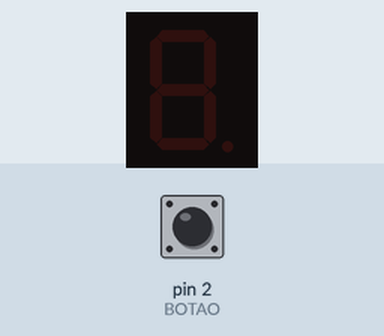
This sketch was run on a simulated Arduino Uno, built with avr-gcc and run on an emulated ATmega328P. Parts: 1-digit seven-segment display. Wiring (inferred from the names in the program): 1-digit 7-segment display, segments lit when HIGH: segments pin 3, pin 4, pin 5, pin 6, pin 7, pin 8, pin 9. Inputs (shaded band) come from the test bench; at power-on: pin 2 (BOTAO) LOW. The segment pins are drawn as the display they are named for.

Above: at 1.2 s.
1.3 s: pin 2 (BOTAO) pulled HIGH for 0.15 s
At 2.3 s:
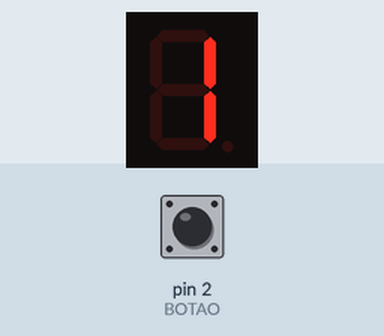
2.9 s: pin 2 (BOTAO) pulled HIGH for 1 s
At 4.8 s:
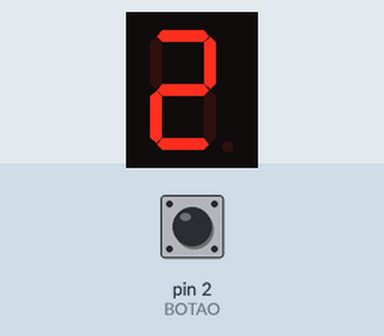
5.4 s: pin 2 (BOTAO) pulled HIGH for 0.15 s
At 6.7 s:
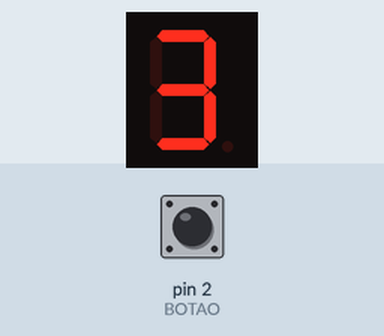
7.0 s: pin 2 (BOTAO) pulled HIGH for 3.2 s
At 10.8 s:
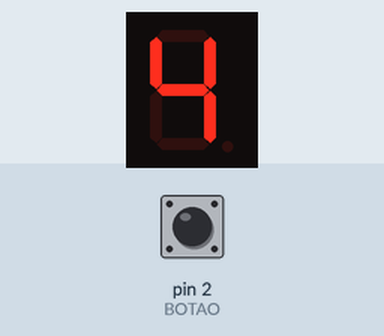
11.7 s: pin 2 (BOTAO) pulled HIGH for 0.15 s
At 12.7 s:
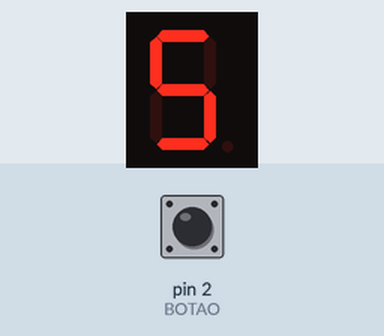
13.3 s: pin 2 (BOTAO) pulled HIGH for 1 s
At 15.1 s:
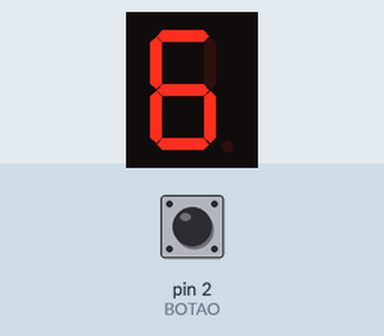
Timing chart, 0 to 16.6 s (numbered marks = the images above; inputs shaded):
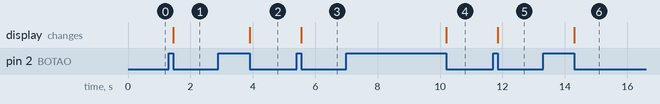

The sketch:

7_seg.ino
```cpp
#define BOTAO 2
#define A_seg 3
#define B_seg 4
#define C_seg 5
#define D_seg 6
#define E_seg 7
#define F_seg 8
#define G_seg 9

int i, k;

int displaySeteSeg[10][8] = {
 //A B C D E F G
 { 1,1,1,1,1,1,0 },  //DIGITO 0
 { 0,1,1,0,0,0,0 },  //DIGITO 1
 { 1,1,0,1,1,0,1 },  //DIGITO 2
 { 1,1,1,1,0,0,1 },  //DIGITO 3
 { 0,1,1,0,0,1,1 },  //DIGITO 4
 { 1,0,1,1,0,1,1 },  //DIGITO 5
 { 1,0,1,1,1,1,1 },  //DIGITO 6
 { 1,1,1,0,0,0,0 },  //DIGITO 7
 { 1,1,1,1,1,1,1 },  //DIGITO 8
 { 1,1,1,1,0,1,1 }   //DIGITO 9

};

void setup(){

  //Definindo pinos como saída
  pinMode(A_seg, OUTPUT);
  pinMode(B_seg, OUTPUT);
  pinMode(C_seg, OUTPUT);
  pinMode(D_seg, OUTPUT);
  pinMode(E_seg, OUTPUT);
  pinMode(F_seg, OUTPUT);
  pinMode(G_seg, OUTPUT);
  pinMode(BOTAO, INPUT);
}

void loop() {
  // Ler o pin
  if(digitalRead(BOTAO)){
  // Espera o botao parar de ser pressionado
  while(digitalRead(BOTAO)!=0){}
  // Inicia o contador
  i++;
    for(k = (A_seg); k <=(G_seg+2); k++){
    digitalWrite(k, displaySeteSeg[i][k-A_seg]);
    }
  // deboucing
  delay(200);
  if(i==9){
    i=-1;
  }
  }
}
```

Measured:
- after the input at 1.3 s, the display: changes after 0.15 s (image 1)
- after the input at 2.9 s, the display: changes after 1.0 s (image 2)
- after the input at 5.4 s, the display: changes after 0.15 s (image 3)
- after the input at 7.0 s, the display: changes after 3.2 s (image 4)
- after the input at 11.7 s, the display: changes after 0.15 s (image 5)
- after the input at 13.3 s, the display: changes after 1.0 s (image 6)
